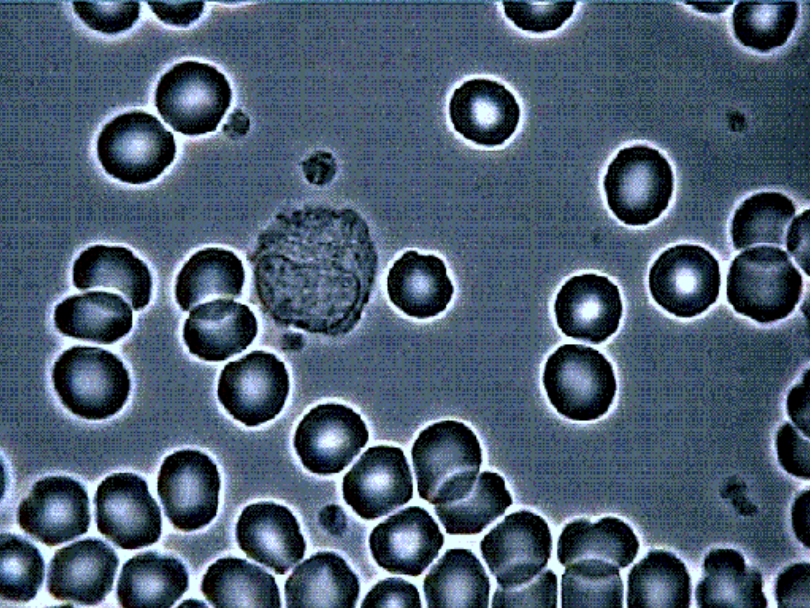
#> input picture blood.png, 810 x 608 px
$ jupyter execute blood_code_jupyter.ipynb
#> lines starting #> are read from the running program, lines starting #| are printed output that depends on the picture; after the words box and inside, x2 and y2 are one past the last pixel; in counts of white or black regions, pixels touching at a corner belong together
[cell 1]
import numpy as np
import cv2
from matplotlib import pyplot as plt

[cell 2]
def show_gray_img(img):
    plt.subplots(figsize=(7,7))
    plt.imshow(X=img, cmap='gray')
    plt.show()

[cell 3]
gray = cv2.imread(filename='blood.png',flags=cv2.IMREAD_GRAYSCALE)
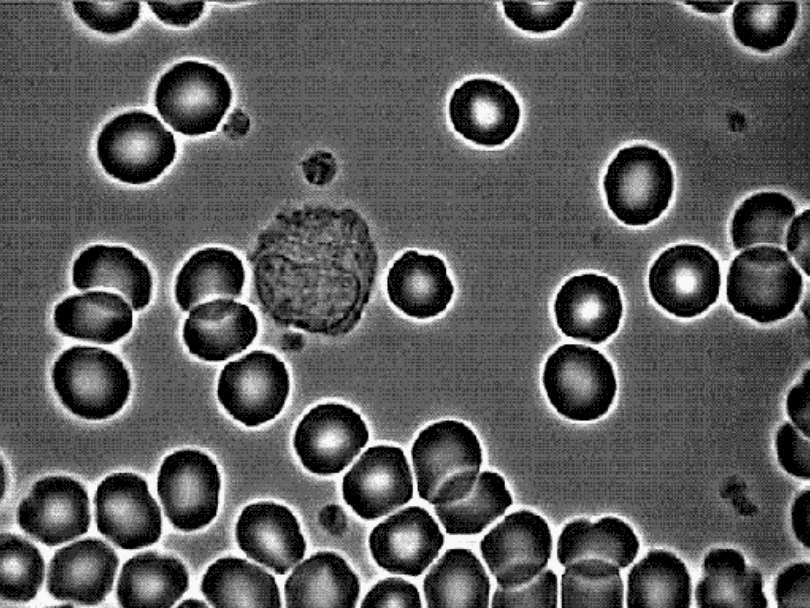
#> gray: shape (608, 810); min 0, max 248, mean 91
show_gray_img(gray)

[cell 4]
blur = cv2.GaussianBlur(gray,(5,5),0)
ret, threshold = cv2.threshold(blur,0,255,cv2.THRESH_BINARY+cv2.THRESH_OTSU)
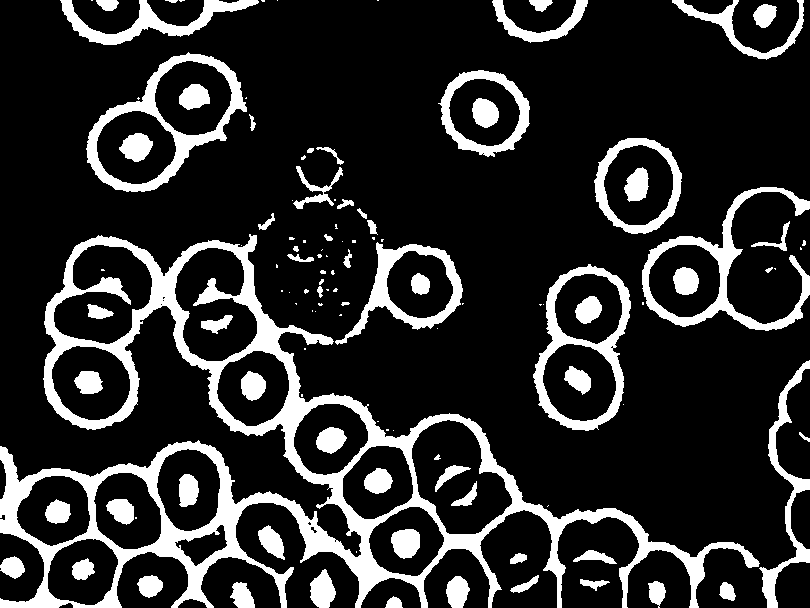
#> threshold: shape (608, 810); 17.4% white; 120 white regions (52 under 20 px), largest, box (x1, y1, x2, y2) and area: (0, 234, 760, 608) 39554, (86, 52, 247, 192) 4563, (642, 187, 810, 331) 4510
#> ret = 125
show_gray_img(threshold)

[cell 5]
erode = cv2.erode(threshold,cv2.getStructuringElement(cv2.MORPH_ELLIPSE,(3,3)),iterations = 1)
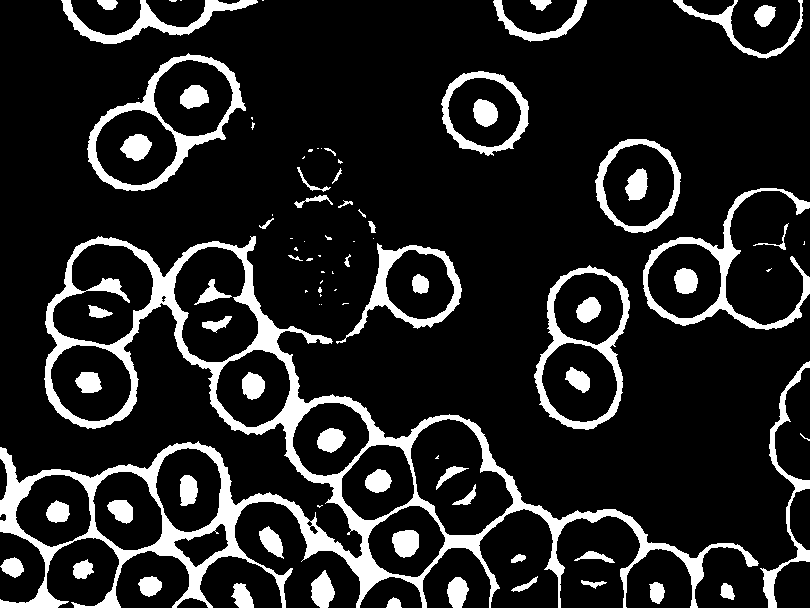
#> erode: shape (608, 810); 13.9% white; 95 white regions (35 under 20 px), largest, box (x1, y1, x2, y2) and area: (0, 236, 759, 608) 31825, (87, 53, 246, 191) 3674, (643, 188, 810, 330) 3520
show_gray_img(erode)

[cell 6]
dilate = cv2.dilate(erode,cv2.getStructuringElement(cv2.MORPH_ELLIPSE,(11,11)),iterations = 1)
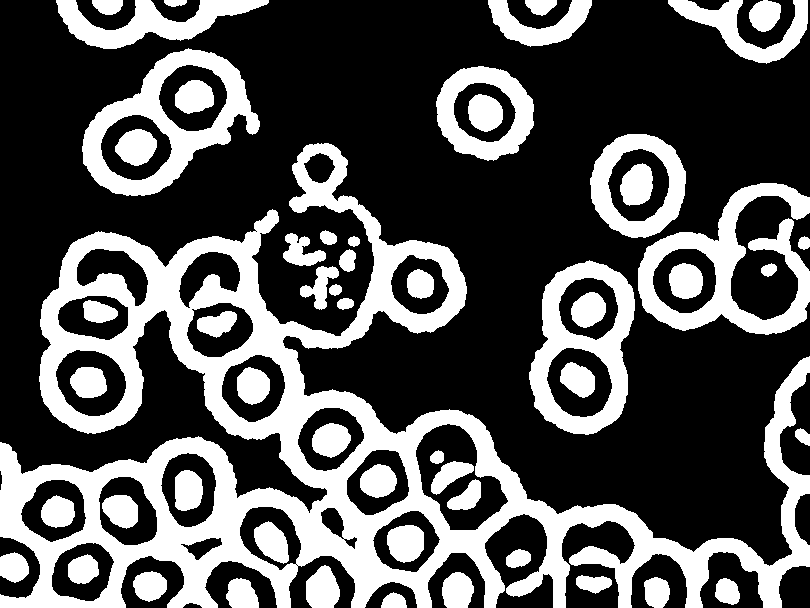
#> dilate: shape (608, 810); 33% white; 56 white regions, largest, box (x1, y1, x2, y2) and area: (0, 143, 810, 608) 86341, (638, 183, 810, 335) 9663, (82, 48, 260, 196) 8800
show_gray_img(dilate)

[cell 7]
res = gray * dilate
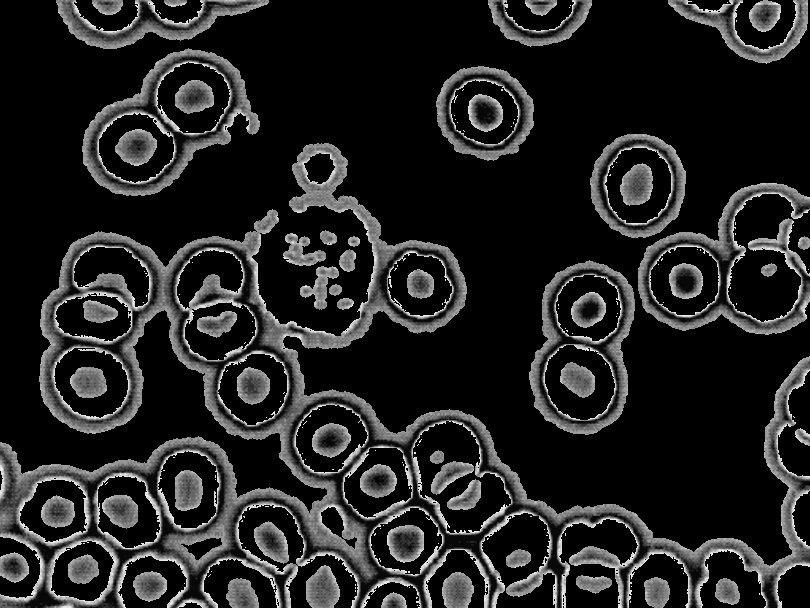
#> res: shape (608, 810); min 0, max 255, mean 34.7
show_gray_img(res)

[cell 8]
circles = cv2.HoughCircles(image=res,method=cv2.HOUGH_GRADIENT,dp=1,minDist=50,param1=150,param2=25,minRadius=21,maxRadius=42)
#> circles = 37 rows, first 8: [631.5, 181.5, 41.4], [481.5, 114.5, 41.4], [689.5, 273.5, 41.4], [186.5, 485.5, 41.4], [324.5, 430.5, 41.4], [130.5, 150.5, 41.4], [265.5, 529.5, 41.4], [577.5, 386.5, 41.4]
circles = np.uint16(np.around(circles))
#> circles = 37 rows, first 8: [632, 182, 41], [482, 114, 41], [690, 274, 41], [186, 486, 41], [324, 430, 41], [130, 150, 41], [266, 530, 41], [578, 386, 41]
for i in circles[0,:]:
    cv2.circle(gray,(i[0],i[1]),i[2],(255,0,0),2)
#> this loop made 37 passes
#> i on passes 1 to 12: [632, 182, 41], [482, 114, 41], [690, 274, 41], [186, 486, 41], [324, 430, 41], [130, 150, 41], [266, 530, 41], [578, 386, 41], [594, 304, 41], [188, 90, 41], [246, 386, 39], [86, 384, 41]
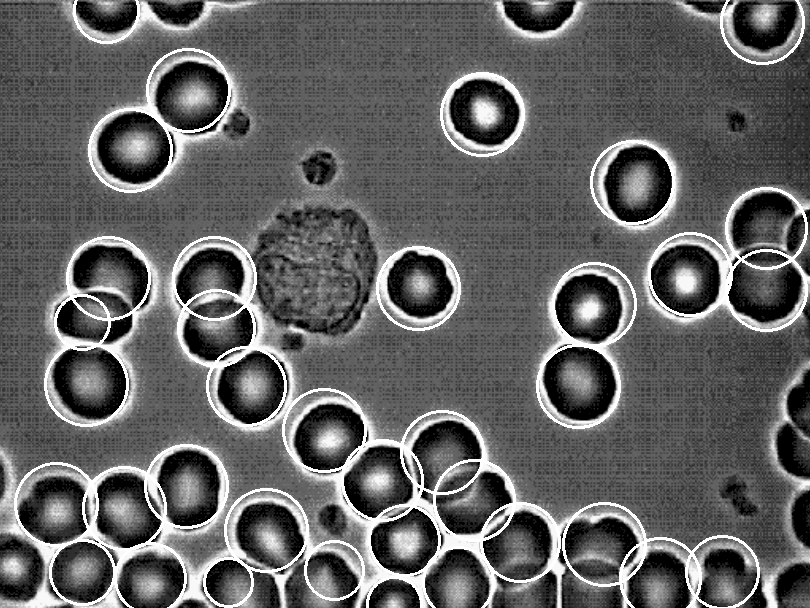
#> gray: shape (608, 810); 5.04% of pixels changed, all inside (x1, y1, x2, y2) = (14, 0, 808, 608)
show_gray_img(gray)
print('Количество клеток крови: ', circles[0].shape[0])
#| Количество клеток крови:  37

$ run again, with car_number.png copied over blood.png
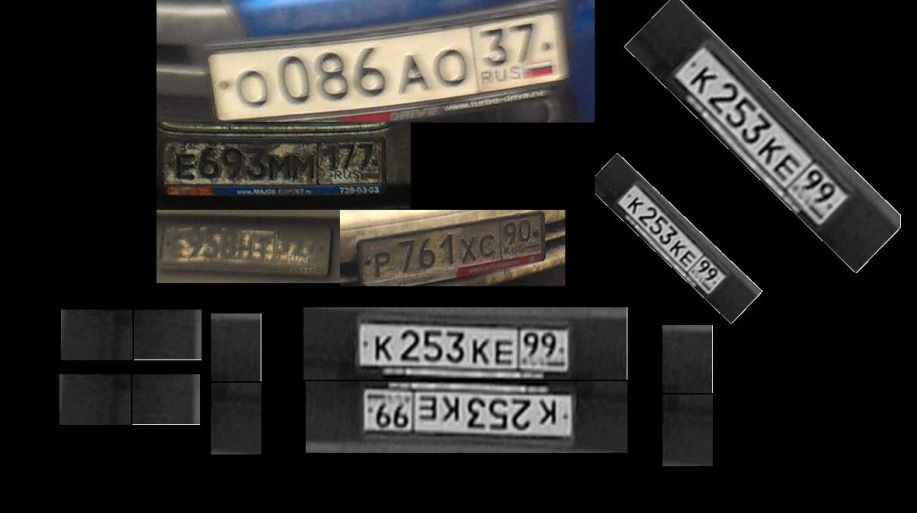
#> input picture car_number.png, 917 x 513 px
#> `ret, threshold = cv2.threshold(blur,0,255,cv2.THRESH_BINARY+cv2.THRESH..`:
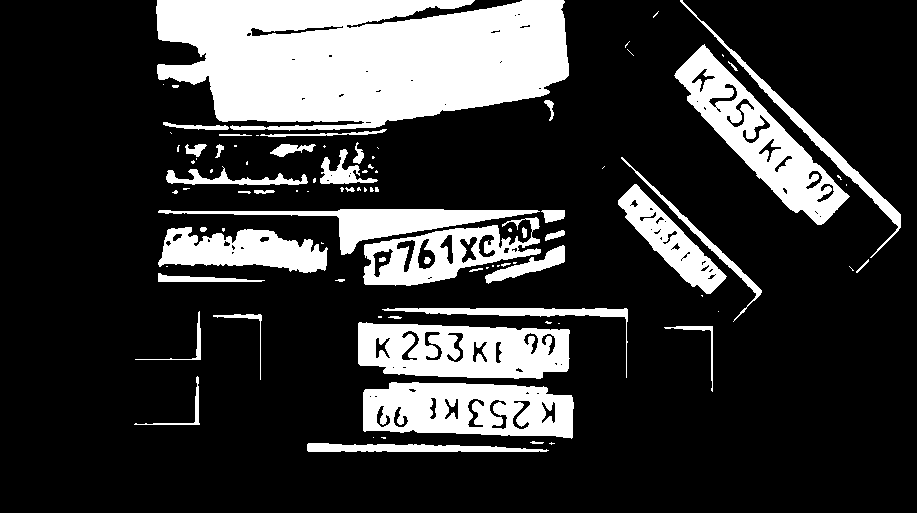
#> threshold: shape (513, 917); 21.8% white; 94 white regions (50 under 20 px), largest, box (x1, y1, x2, y2) and area: (156, 0, 569, 131) 43067, (674, 44, 850, 225) 9284, (358, 322, 570, 379) 9187
#> ret = 74
#> erode: shape (513, 917); 18.9% white; 94 white regions (59 under 20 px), largest, box (x1, y1, x2, y2) and area: (157, 0, 568, 130) 41380, (675, 46, 849, 224) 8192, (359, 323, 569, 378) 7966
#> dilate: shape (513, 917); 30.8% white; 14 white regions, largest, box (x1, y1, x2, y2) and area: (152, 0, 573, 198) 56512, (303, 304, 632, 456) 31879, (154, 205, 569, 290) 18987
#> `circles = cv2.HoughCircles(image=res,method=cv2.HOUGH_GRADIENT,dp=1,mi..`: circles = [[816.5, 180.5, 39.2], [498.5, 356.5, 29.3], [265.5, 88.5, 41.4], [379.5, 68.5, 41.4], [307.5, 155.5, 30.2], [442.5, 68.5, 41.4], [430.5, 409.5, 31.4], [431.5, 354.5, 24.6], [523.5, 39.5, 32.6], [706.5, 81.5, 28.1]]
#> `circles = np.uint16(np.around(circles))`: circles = [[816, 180, 39], [498, 356, 29], [266, 88, 41], [380, 68, 41], [308, 156, 30], [442, 68, 41], [430, 410, 31], [432, 354, 25], [524, 40, 33], [706, 82, 28]]
#> the loop `for i in circles[0,:]:` made 10 passes
#> after the loop `for i in circles[0,:]:`:
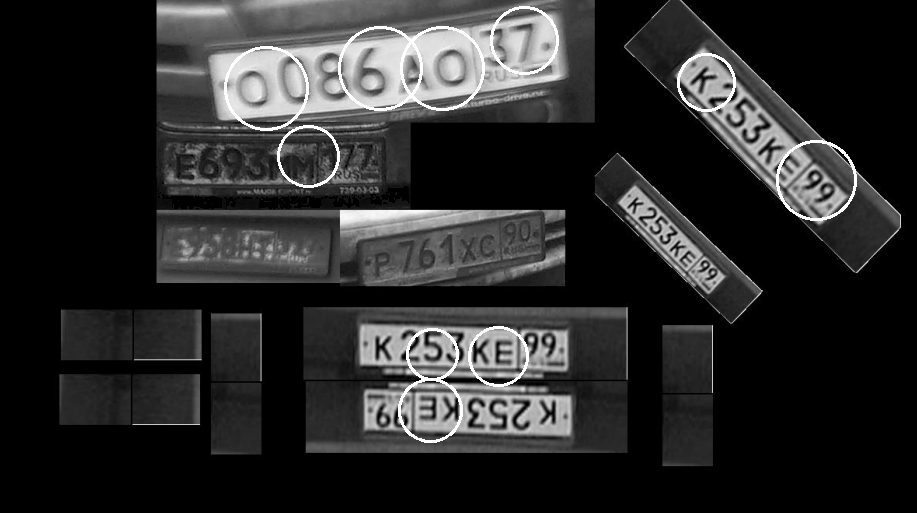
#> gray: shape (513, 917); min 0, max 255, mean 42.3
#| Количество клеток крови:  10

$ run again, with coins.png copied over blood.png
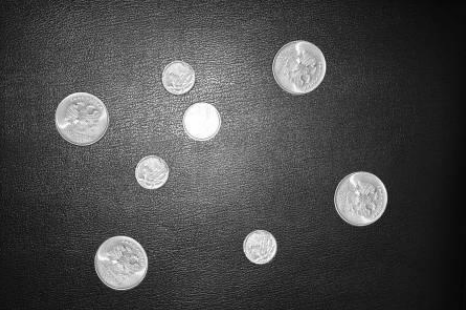
#> input picture coins.png, 466 x 310 px
#> gray is the input picture: shape (310, 466); min 5, max 255, mean 74.4
#> `ret, threshold = cv2.threshold(blur,0,255,cv2.THRESH_BINARY+cv2.THRESH..`:
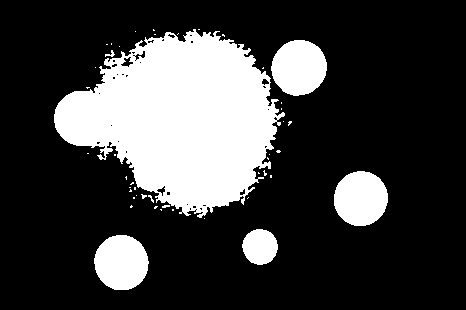
#> threshold: shape (310, 466); 24.3% white; 46 white regions (40 under 20 px), largest, box (x1, y1, x2, y2) and area: (54, 29, 285, 218) 26707, (271, 40, 327, 96) 2419, (94, 235, 149, 290) 2361, (334, 171, 388, 226) 2340, (242, 229, 278, 265) 994, (105, 50, 115, 57) 30
#> ret = 99
#> erode: shape (310, 466); 22.7% white; 31 white regions (24 under 20 px), largest, box (x1, y1, x2, y2) and area: (55, 32, 284, 217) 25157, (272, 41, 326, 95) 2264, (95, 236, 148, 289) 2208
#> dilate: shape (310, 466); 29.2% white; 5 white regions, box (x1, y1, x2, y2) and area: (50, 25, 331, 222) 34273, (90, 231, 153, 294) 3139, (330, 167, 392, 230) 3110, (238, 225, 282, 269) 1516, (126, 201, 137, 212) 89
#> `circles = cv2.HoughCircles(image=res,method=cv2.HOUGH_GRADIENT,dp=1,mi..`: circles = [[121.5, 262.5, 31.4], [360.5, 197.5, 31.4], [299.5, 66.5, 31.4], [152.5, 76.5, 41.4], [81.5, 119.5, 27.1], [199.5, 121.5, 29.3], [240.5, 92.5, 33.7], [131.5, 130.5, 22.4]]
#> `circles = np.uint16(np.around(circles))`: circles = [[122, 262, 31], [360, 198, 31], [300, 66, 31], [152, 76, 41], [82, 120, 27], [200, 122, 29], [240, 92, 34], [132, 130, 22]]
#> the loop `for i in circles[0,:]:` made 8 passes
#> after the loop `for i in circles[0,:]:`:
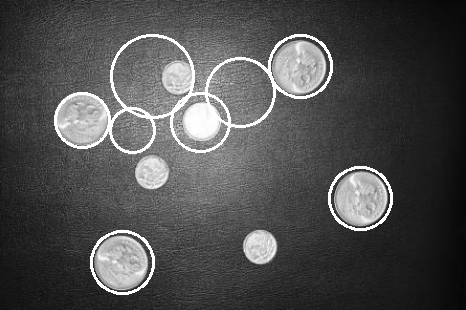
#> gray: shape (310, 466); 3.17% of pixels changed, all inside (x1, y1, x2, y2) = (54, 34, 393, 295)
#| Количество клеток крови:  8
